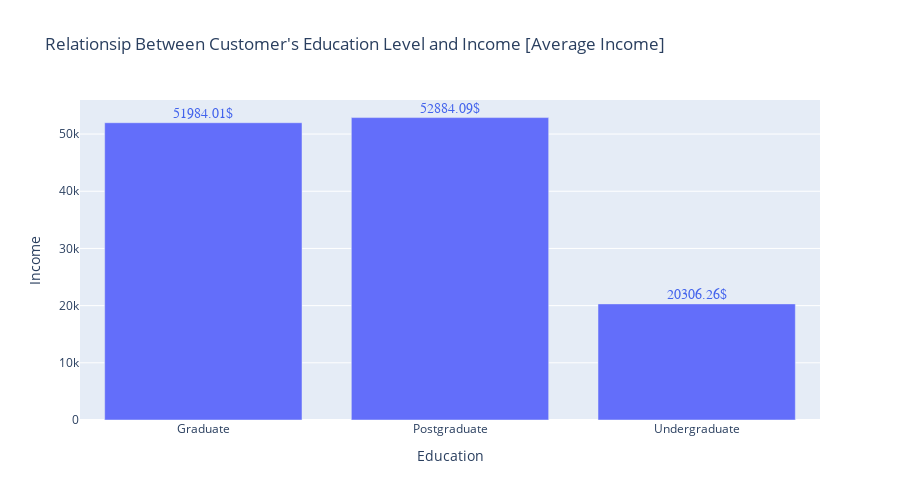

Here is the notebook cell this chart was saved with:
### Code cell
mask = df_cut.groupby("Education")["Income"].mean()
mask = mask.reset_index()
fig = px.bar(data_frame=mask, x="Education", y="Income", height=500,
            title = "Relationsip Between Customer's Education Level and Income [Average Income]")

annotation = []
for x, y in zip(mask["Education"], mask["Income"]):
    annotation.append(
        dict(x=x, y=y +1500,
             text=str(round(y, 2)) + '$',
             font=dict(family='Arial', size=14, color='rgb(66, 99, 236)'), showarrow=False)
    )
fig.update_xaxes(categoryorder='array', categoryarray= order)
fig.update_layout(annotations=annotation)

### Figure 1 — Plotly figure (JSON) as saved in the notebook; plotly's stock layout.template omitted (floating-point values rounded to 4 significant figures)
{"data": [{"alignmentgroup": "True", "hovertemplate": "Education=%{x}<br>Income=%{y}<extra></extra>", "legendgroup": "", "marker": {"color": "#636efa", "pattern": {"shape": ""}}, "name": "", "offsetgroup": "", "orientation": "v", "showlegend": false, "textposition": "auto", "type": "bar", "x": ["Graduate", "Postgraduate", "Undergraduate"], "xaxis": "x", "y": [51980.0, 52880.0, 20310.0], "yaxis": "y"}], "layout": {"annotations": [{"font": {"color": "rgb(66, 99, 236)", "family": "Arial", "size": 14}, "showarrow": false, "text": "51984.01$", "x": "Graduate", "y": 53480.0}, {"font": {"color": "rgb(66, 99, 236)", "family": "Arial", "size": 14}, "showarrow": false, "text": "52884.09$", "x": "Postgraduate", "y": 54380.0}, {"font": {"color": "rgb(66, 99, 236)", "family": "Arial", "size": 14}, "showarrow": false, "text": "20306.26$", "x": "Undergraduate", "y": 21810.0}], "barmode": "relative", "height": 500, "legend": {"tracegroupgap": 0}, "title": {"text": "Relationsip Between Customer's Education Level and Income [Average Income]"}, "xaxis": {"anchor": "y", "categoryarray": ["21-30", "31-40", "41-50", "51-60", "61-70", "71-80", ">80"], "categoryorder": "array", "domain": [0, 1], "title": {"text": "Education"}}, "yaxis": {"anchor": "x", "domain": [0, 1], "title": {"text": "Income"}}}}
